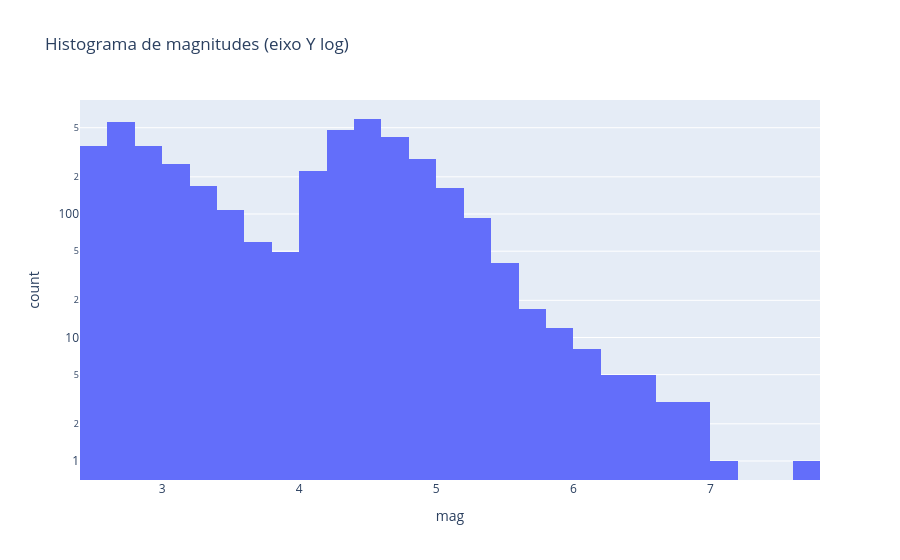

Notebook code cell kept with this figure:
### Markdown cell above
## 2. Distribuição de magnitudes
Esperado: contagem cai ~10x a cada +1 de magnitude (escala log).

### Code cell
fig = px.histogram(df, x='mag', nbins=40, log_y=True, title='Histograma de magnitudes (eixo Y log)')
fig

### Figure 1 — Plotly figure (JSON) as saved in the notebook; plotly's stock layout.template omitted (floating-point values rounded to 4 significant figures; data arrays with more than 128 entries replaced by an {"elided": "..."} marker saying what was removed)
{"data": [{"bingroup": "x", "hovertemplate": "mag=%{x}<br>count=%{y}<extra></extra>", "legendgroup": "", "marker": {"color": "#636efa", "pattern": {"shape": ""}}, "name": "", "nbinsx": 40, "orientation": "v", "showlegend": false, "type": "histogram", "x": {"elided": "4244 float values"}, "xaxis": "x", "yaxis": "y"}], "layout": {"barmode": "relative", "legend": {"tracegroupgap": 0}, "title": {"text": "Histograma de magnitudes (eixo Y log)"}, "xaxis": {"anchor": "y", "domain": [0.0, 1.0], "title": {"text": "mag"}}, "yaxis": {"anchor": "x", "domain": [0.0, 1.0], "title": {"text": "count"}, "type": "log"}}}
